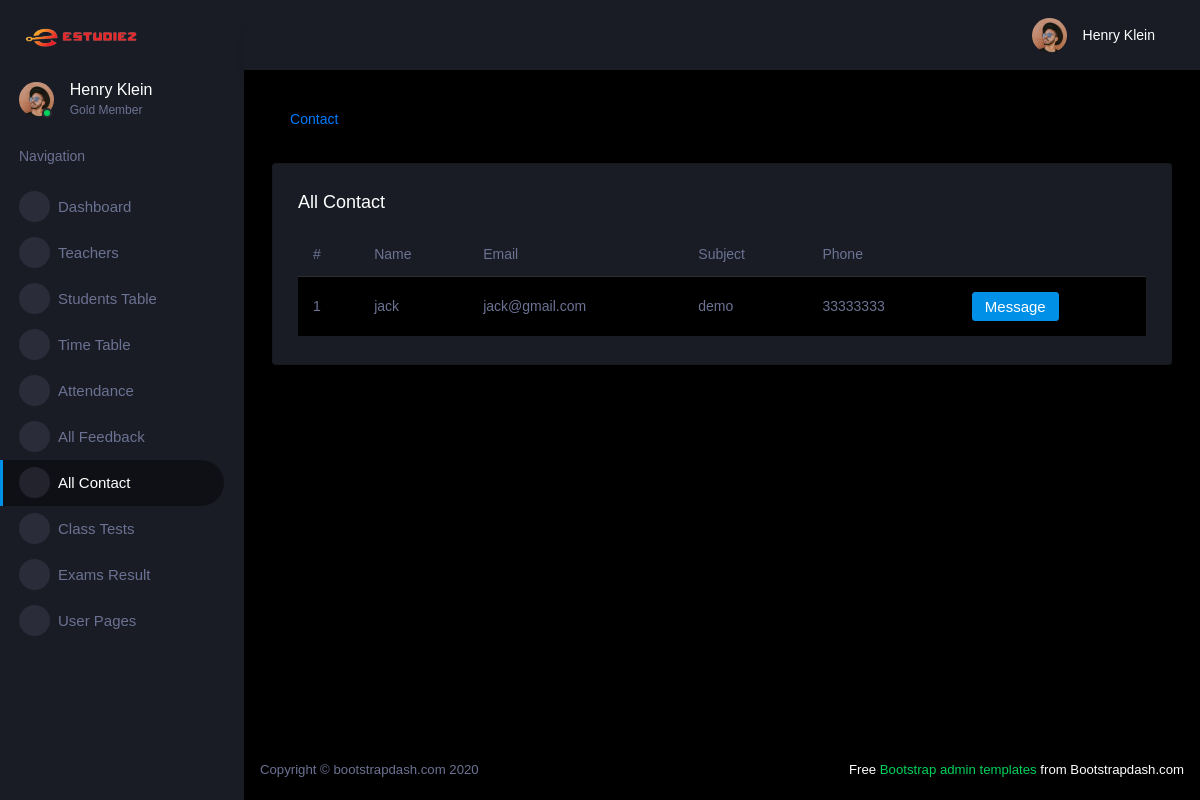
The app's page /admin/pages/contact/contact.php, older data.
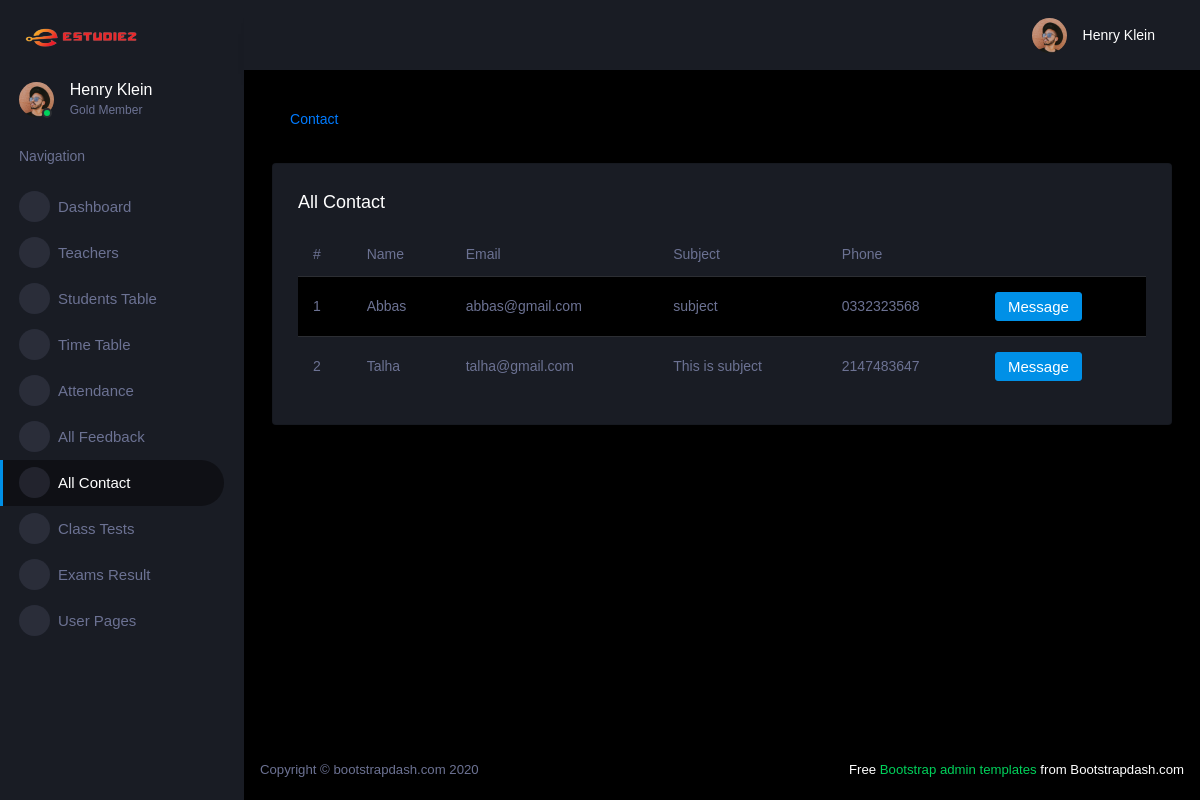
The same page, newer data.
### tables this page shows
CREATE TABLE `contact` (
  `id` int(11) NOT NULL,
  `Name` varchar(255) NOT NULL,
  `Email` varchar(255) NOT NULL,
  `Subject` varchar(255) NOT NULL,
  `message` longtext NOT NULL,
  `phone` varchar(14) NOT NULL
);

### admin/pages/contact/contact.php (the view, shortened to what this page needs)
<?php
include_once '../../../auth/connection.php';
?>
<!DOCTYPE html>
<html lang="en">
  <head>
    <link rel="stylesheet" href="../../assets/vendors/mdi/css/materialdesignicons.min.css">
    <link rel="stylesheet" href="../../assets/vendors/css/vendor.bundle.base.css">
    <link rel="stylesheet" href="../../assets/css/style.css">
  </head>
  <body>
    <div class="container-scroller">
      <?php
        include("../../my_include/nav1.php");
      ?>
      <div class="container-fluid page-body-wrapper">
        <?php
          include("../../my_include/nav2.php");
        ?>
        <div class="main-panel">
          <div class="content-wrapper">
            <div class="page-header">
              <nav aria-label="breadcrumb">
                <ol class="breadcrumb">
                  <li class="breadcrumb-item"><a href="#">Contact</a></li>
                </ol>
              </nav>
            </div>
            <div class="row">
                <div class="col-lg-12 grid-margin stretch-card">
                    <div class="card">
                        <div class="card-body">
                            <h4 class="card-title">All Contact</h4>
                            <div class="table-responsive" style="overflow-x:auto; overflow-y:auto; max-height: 1000px;">
                            <table class="table table-striped">
                                <thead>
                                <tr>
                                    <th> # </th>
                                    <th> Name </th>
                                    <th> Email </th>
                                    <th> Subject </th>
                                    <th> Phone </th>
                                </tr>
                                </thead>
                                <tbody>
                                    <?php
                                        $VI = "SELECT * FROM `contact` ORDER BY `id` DESC";
                                        $VIresult = mysqli_query($conn, $VI);
                                        if(mysqli_num_rows($VIresult)){
                                            $i=0;
                                            while($row = mysqli_fetch_array($VIresult)) {
                                                $i++;
                                            ?>
                                            <tr>
                                                <td><?php echo $i; ?></td>
                                                <td><?php echo $row[1]; ?></td>
                                                <td><?php echo $row[2]; ?></td>
                                                <td><?php echo $row[3]; ?></td>
                                                <td><?php echo $row[5]; ?></td>
                                                <td>
                                                    <button type="button" class="btn btn-primary" data-toggle="modal" data-target="#staticBackdrop<?php echo $i; ?>">Message</button>
                                                </td>
                                            </tr>
                                            <?php
                                            }
                                        }
                                    ?>
                                </tbody>
                            </table>
                            </div>
                        </div>
                    </div>
                </div>
            </div>
          </div>
          <footer class="footer">
            <div class="d-sm-flex justify-content-center justify-content-sm-between">
              <span class="text-muted d-block text-center text-sm-left d-sm-inline-block">Copyright © bootstrapdash.com 2020</span>
              <span class="float-none float-sm-right d-block mt-1 mt-sm-0 text-center"> Free <a href="https://www.bootstrapdash.com/bootstrap-admin-template/" target="_blank">Bootstrap admin templates</a> from Bootstrapdash.com</span>
            </div>
          </footer>
        </div>
      </div>
    </div>
  </body>
</html>

### admin/my_include/nav1.php (shortened to what this page needs)
<nav class="sidebar sidebar-offcanvas" id="sidebar">
    <div class="sidebar-brand-wrapper d-none d-lg-flex align-items-center justify-content-center fixed-top">
        <a class="sidebar-brand brand-logo" href="../dashboard/dashboard.php"><img src="../../bg_img.png" alt="logo" /></a>
    </div>
    <ul class="nav">
        <li class="nav-item profile">
            <div class="profile-desc">
                <div class="profile-pic">
                <div class="count-indicator">
                    <img class="img-xs rounded-circle " src="../../assets/images/faces/face15.jpg" alt="">
                    <span class="count bg-success"></span>
                </div>
                <div class="profile-name">
                    <h5 class="mb-0 font-weight-normal">Henry Klein</h5>
                    <span>Gold Member</span>
                </div>
                </div>
                <a href="#" id="profile-dropdown" data-toggle="dropdown"><i class="mdi mdi-dots-vertical"></i></a>
            </div>
        </li>
        <li class="nav-item nav-category">
            <span class="nav-link">Navigation</span>
        </li>
        <li class="nav-item menu-items">
            <a class="nav-link" href="../dashboard/dashboard.php">
                <span class="menu-icon">
                <i class="mdi mdi-speedometer"></i>
                </span>
                <span class="menu-title">Dashboard</span>
            </a>
        </li>
        <li class="nav-item menu-items">
        <a class="nav-link" data-toggle="collapse" href="#teach" aria-expanded="false" aria-controls="teach">
            <span class="menu-icon">
            <i class="mdi mdi-security"></i>
            </span>
            <span class="menu-title">Teachers</span>
            <i class="menu-arrow"></i>
        </a>
        </li>
        <li class="nav-item menu-items">
            <a class="nav-link" href="../tables/basic-table.php">
                <span class="menu-icon">
                <i class="mdi mdi-table-large"></i>
                </span>
                <span class="menu-title">Students Table</span>
            </a>
        </li>
        <li class="nav-item menu-items">
            <a class="nav-link" href="../timetable/timetable.php">
                <span class="menu-icon">
                <i class="mdi mdi-table-large"></i>
                </span>
                <span class="menu-title">Time Table</span>
            </a>
        </li>
        <li class="nav-item menu-items">
            <a class="nav-link" href="../attendance/attendance.php">
                <span class="menu-icon">
                    <i class="mdi mdi-file-document-box"></i>
                </span>
                <span class="menu-title">Attendance</span>
            </a>
        </li>
        <li class="nav-item menu-items">
            <a class="nav-link" href="../contact/feedback.php">
                <span class="menu-icon">
                    <i class="mdi mdi-file-document-box"></i>
                </span>
                <span class="menu-title">All Feedback</span>
            </a>
        </li>
        <li class="nav-item menu-items">
            <a class="nav-link" href="../contact/contact.php">
                <span class="menu-icon">
                    <i class="mdi mdi-file-document-box"></i>
                </span>
                <span class="menu-title">All Contact</span>
            </a>
        </li>
        <li class="nav-item menu-items">
            <a class="nav-link" data-toggle="collapse" href="#c_test" aria-expanded="false" aria-controls="c_test">
                <span class="menu-icon">
                <i class="mdi mdi-security"></i>
                </span>
                <span class="menu-title">Class Tests</span>
                <i class="menu-arrow"></i>
            </a>
        </li>
        <li class="nav-item menu-items">
        <a class="nav-link" data-toggle="collapse" href="#exam" aria-expanded="false" aria-controls="exam">
            <span class="menu-icon">
            <i class="mdi mdi-security"></i>
            </span>
            <span class="menu-title">Exams Result</span>
            <i class="menu-arrow"></i>
        </a>
        </li>
        <li class="nav-item menu-items">
        <a class="nav-link" data-toggle="collapse" href="#auth" aria-expanded="false" aria-controls="auth">
            <span class="menu-icon">
            <i class="mdi mdi-security"></i>
            </span>
            <span class="menu-title">User Pages</span>
            <i class="menu-arrow"></i>
        </a>
        </li>
    </ul>
</nav>

### admin/my_include/nav2.php (shortened to what this page needs)
<nav class="navbar p-0 fixed-top d-flex flex-row">
    <div class="navbar-menu-wrapper flex-grow d-flex align-items-stretch">
        <button class="navbar-toggler navbar-toggler align-self-center" type="button" data-toggle="minimize">
            <span class="mdi mdi-menu"></span>
        </button>
        <ul class="navbar-nav navbar-nav-right">
            <li class="nav-item dropdown">
            <a class="nav-link" id="profileDropdown" href="#" data-toggle="dropdown">
                <div class="navbar-profile">
                <img class="img-xs rounded-circle" src="../../assets/images/faces/face15.jpg" alt="">
                <p class="mb-0 d-none d-sm-block navbar-profile-name">Henry Klein</p>
                <i class="mdi mdi-menu-down d-none d-sm-block"></i>
                </div>
            </a>
            </li>
        </ul>
    </div>
</nav>

Row changes from the older to the newer data that the page shows:
removed contact: Name "jack", Email "jack@gmail.com", Subject "demo", phone "33333333"
added contact: Name "Abbas", Email "abbas@gmail.com", Subject "subject", phone "0332323568"
added contact: Name "Talha", Email "talha@gmail.com", Subject "This is subject", phone "2147483647"
